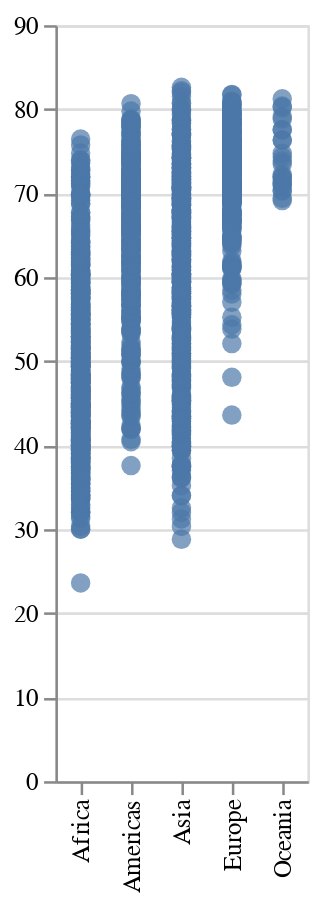

Notebook source saved alongside this figure:
### Markdown cell above
## Visual Analysis

Our data, sourced from the "gapminder.csv" file within the doc/ directory, has been meticulously loaded into a pandas DataFrame. 

### Dissecting Distribution with Scatter Plots
Let’s start by looking at the `lifeExp`, using scatters to see the distribution of life expectancy values within each continent:

### Code cell
create_scatter_plot(df, 'continent', 'lifeExp')

### Figure 1 — Vega-Lite specification as saved in the notebook (floating-point values rounded to 4 significant figures; data arrays with more than 128 entries replaced by an {"elided": "..."} marker saying what was removed)
{"config": {"view": {"continuousWidth": 300, "continuousHeight": 300}}, "data": {"name": "data-b2c0eb9e74d7068ac4fa8519d4d33213"}, "mark": {"type": "circle", "size": 60}, "encoding": {"x": {"field": "continent", "title": null, "type": "nominal"}, "y": {"field": "lifeExp", "title": null, "type": "quantitative"}}, "$schema": "https://vega.github.io/schema/vega-lite/v5.15.1.json", "datasets": {"data-b2c0eb9e74d7068ac4fa8519d4d33213": {"elided": "1704 records"}}}
